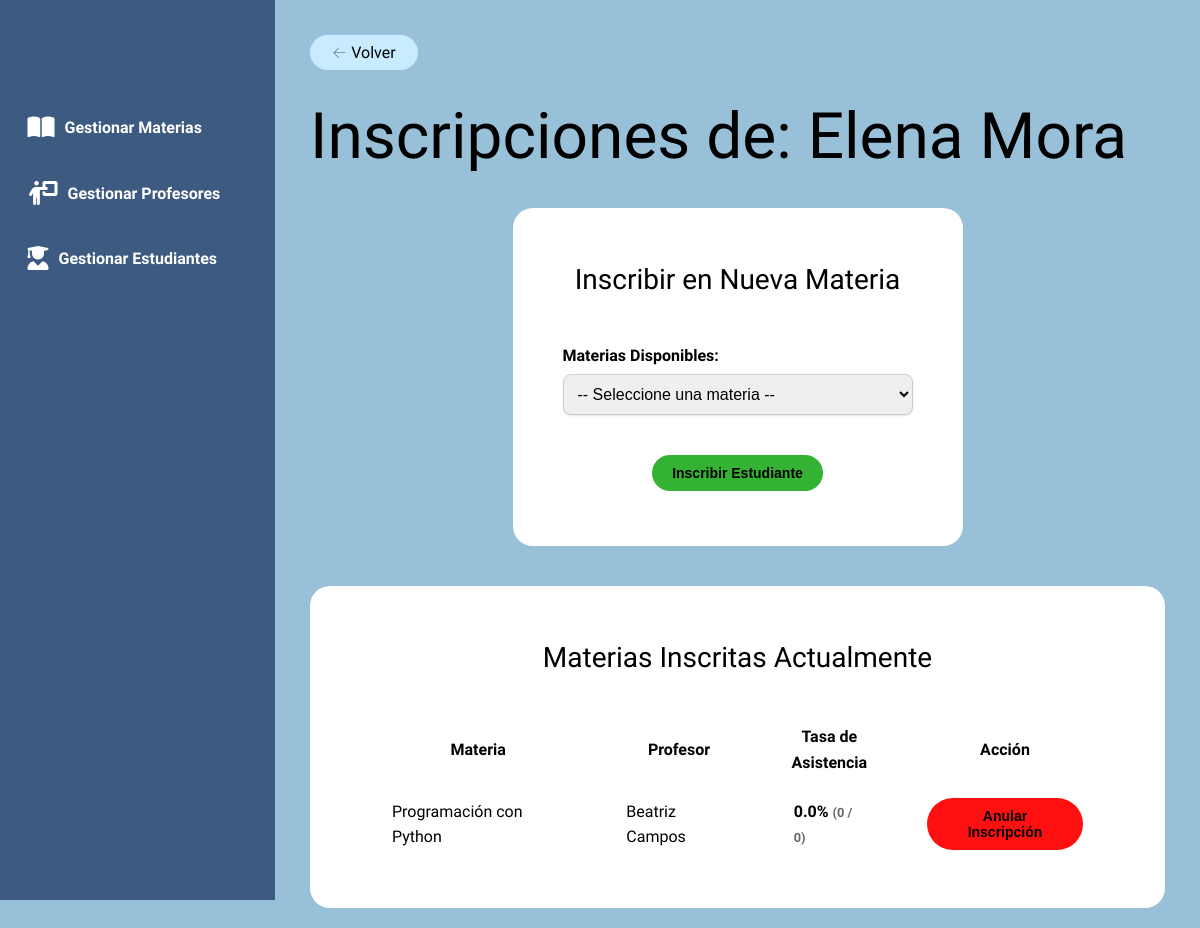
The page /inscripciones/estudiante/3 on the database its author committed.
### models.py (models this page shows)
class Estudiante(Base):
    __tablename__ = 'estudiantes'
    id = Column(Integer, primary_key=True)
    nombre = Column(String(50), nullable=False)
    apellido = Column(String(50), nullable=False)
    codigo_estudiante = Column(String(20), unique=True, nullable=False)
    is_active = Column(Boolean, default=True, nullable=False)

class Materia(Base):
    __tablename__ = 'materias'
    id = Column(Integer, primary_key=True)
    nombre_materia = Column(String(100), nullable=False)
    codigo_materia = Column(String(20), unique=True, nullable=False)
    profesor_id = Column(Integer, ForeignKey('profesores.id'))
    profesor = relationship("Profesor", back_populates="materias")
    inscripciones = relationship("Inscripcion", back_populates="materia", cascade="all, delete-orphan")

class Profesor(Base):
    __tablename__ = 'profesores'
    id = Column(Integer, primary_key=True)
    nombre = Column(String(50), nullable=False)
    apellido = Column(String(50), nullable=False)
    especialidad = Column(String(100))
    is_active = Column(Boolean, default=True, nullable=False)
    materias = relationship("Materia", back_populates="profesor")

### app.py (the view)
@app.route('/inscripciones/estudiante/<int:estudiante_id>')
def detalle_inscripcion_estudiante(estudiante_id):
    estudiante = session.query(Estudiante).get(estudiante_id)
    if not estudiante:
        return "Estudiante no encontrado", 404
    inscripciones_actuales = session.query(Inscripcion).filter_by(estudiante_id=estudiante_id).options(joinedload(Inscripcion.materia)).all()
    datos_inscripciones = []
    for inscripcion in inscripciones_actuales:
        total_clases = session.query(Asistencia).filter_by(inscripcion_id=inscripcion.id).count()
        clases_presente = session.query(Asistencia).filter_by(inscripcion_id=inscripcion.id, presente=True).count()
        tasa = 0
        if total_clases > 0:
            tasa = (clases_presente / total_clases) * 100
        datos_inscripciones.append({
            'inscripcion': inscripcion,
            'detalle': f"{clases_presente} / {total_clases}",
            'tasa': f"{tasa:.1f}%"
        })
    ids_materias_inscritas = [insc.materia_id for insc in inscripciones_actuales]
    materias_disponibles = session.query(Materia).filter(Materia.id.notin_(ids_materias_inscritas)).all()
    return render_template(
        'inscripcion_detalle.html',
        estudiante=estudiante,
        datos_inscripciones=datos_inscripciones, # Pasamos los nuevos datos
        materias_disponibles=materias_disponibles
    )

### templates/inscripcion_detalle.html (shortened to what this page needs)
{% extends "base.html" %}  {% block content %}
<p>
	<a href="{{ url_for('gestion_inscripciones') }}" class="btn create-btn">← Volver</a>
</p>
<h1>Inscripciones de: {{ estudiante.nombre }} {{ estudiante.apellido }}</h1>
 <div class="inscription-card">
	 <div class="new-inscription-card">
		 <h3>Inscribir en Nueva Materia</h3>
		 <form action="{{ url_for('inscribir_estudiante') }}" method="POST">
			 <div style="margin-bottom: 15px">
				 <label for="materia_id">Materias Disponibles:</label>
				 <select name="materia_id" id="materia_id" required>
					 <option value="">-- Seleccione una materia --</option>
				 </select>
			 </div>
			 <div class="form-buttons">
				 <button type="submit" class="btn btn-accept">Inscribir Estudiante</button>
			 </div>
		 </form>
	 </div>
	 <div class="inscription-list-card">
		 <h3>Materias Inscritas Actualmente</h3>
		 <table>
			 <thead>
				 <tr>
					 <th>Materia</th>
					 <th>Profesor</th>
					 <th>Tasa de Asistencia</th>
					 <th>Acción</th>
				 </tr>
			 </thead>
			 <tbody>
				 {% for dato in datos_inscripciones %}
				 <tr>
					 <td> {{ dato.inscripcion.materia.nombre_materia }}</td>
					 <td> {{ dato.inscripcion.materia.profesor.nombre }} {{ dato.inscripcion.materia.profesor.apellido }} </td>
					 <td style="font-weight: bold">
						{{ dato.tasa }}
						<span style="font-size: 0.8em; color: #666">
							({{ dato.detalle }})
						</span>
					 </td>
					 <td>
						 <form
							 action="{{ url_for('anular_inscripcion', inscripcion_id=dato.inscripcion.id) }}"
							 method="POST"
							 onsubmit="return confirm('¿Seguro que quieres anular esta inscripción? Se borrará todo el historial de asistencia asociado.');"
						 >
							 <button type="submit" class="btn btn-cancel">
								 Anular Inscripción
							 </button>
						 </form>
					 </td>
				 </tr>
				 {% else %}
				 <tr>
					 <td colspan="4">
						 Este estudiante no está inscrito en ninguna materia.
					 </td>
				 </tr>
				 {% endfor %}
			 </tbody>
		 </table>
	 </div>
 </div>
{% endblock %}

### static/css/styles.css (style rules this page uses)
body { font-family: kadwa, -apple-system, BlinkMacSystemFont, "Segoe UI", Roboto, "Helvetica Neue", Arial, sans-serif; line-height: 1.6; margin: 0; background-color: #98C1D9; color: #000; }
h1, h2, h3, p { font-weight: 100; margin: 0; }
h1 { font-size: 64px; margin-block-start: 20px; }
h3 { font-size: 28px; }
.form-card form, .inscription-card form { display: flex; flex-direction: column; align-items: center; }
.inscription-card { display: flex; flex-direction: column; align-items: center; }
.new-inscription-card, .inscription-list-card { display: flex; flex-direction: column; align-items: center; border-radius: 20px; padding: 50px; margin: 20px auto; gap: 40px; background-color: #ffffff; }
.inscription-list-card td { padding-inline: 30px; padding-block-start: 15px; }
.form-card label, .inscription-card label { display: block; font-weight: bold; margin-bottom: 6px; }
.form-card input, .form-card select, .inscription-card select { border-radius: 8px; width: 350px; padding: 10px; font-size: 16px; border: 1px solid #ccc; box-shadow: 0px 1px 2px rgba(0, 0, 0, 0.1); }
.form-buttons { display: flex; gap: 20px; margin-top: 20px; }
.btn { text-decoration: none; cursor: pointer; text-align: center; padding: 8px 12px; border-radius: 50px; color: #000000; }
.btn-accept, .btn-cancel { font-size: 14px; font-weight: bold; padding: 10px 20px; margin-block: 5px; border: none; border-radius: 30px; transition: background-color 0.3s ease; }
.btn-accept { background-color: #34b233; }
.btn-cancel { background-color: #ff0f0f; }
.create-btn { background-color: #C8EBFF; padding: 8px 22px; }

### rows shown on the page
Estudiante: nombre "Elena", apellido "Mora"
Materia: inscripcion.materia.nombre_materia "Programación con Python"
Profesor: inscripcion.materia.profesor.nombre "Beatriz", inscripcion.materia.profesor.apellido "Campos"

### other values the page prints
{{ dato.tasa }} "0.0%"
{{ dato.detalle }} "0 / 0"
